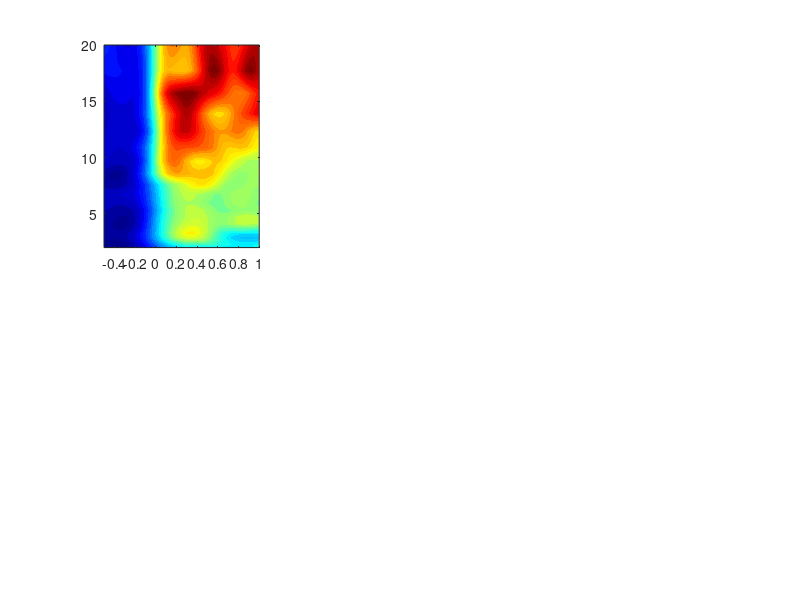

Here is the MATLAB script that generated this plot: (Note: this script raises an error after producing the figure.)
clear all;

% sampling rate
srate = 200;

% Define frequencies
freqs = 1 : 0.2 : 30;

% Number of trials
n_epochs = 200;

% time vector
time_vec = -0.8 : (1 / srate) : 1.8;

% Create simulated data (all amplitude 1)
d = zeros(length(freqs), length(time_vec), n_epochs / 2);
for e = 1 : n_epochs / 2
    for f = 1 : length(freqs)
        phase_offset = -pi + rand(1) * (pi - (-pi));
        d(f, :, e) = sin(2 * pi * freqs(f) * time_vec + phase_offset);
    end
end

% Copy data for two conditions
d = cat(3, d, d);

% Create tf-datasets with baseline differences
idx_1 = 1 : n_epochs / 2;
idx_2 = (n_epochs / 2) + 1 : n_epochs;
tf_data = d;
tf_data(:, time_vec < 0, idx_1) = tf_data(:, time_vec < 0, idx_1) .* 0.5;
tf_data(:, time_vec < 0, idx_2) = tf_data(:, time_vec < 0, idx_2) .* 1.5;

% Sum frequencies
tf_data = squeeze(sum(tf_data, 1));

% Set complex Morlet wavelet parameters
n_frq = 20;
frqrange = [2, 20];
tfres_range = [600, 300];

% Set wavelet time
wtime = -2 : 1 / srate : 2;

% Create wavelet frequencies and tapering Gaussian widths in temporal domain
tf_freqs = logspace(log10(frqrange(1)), log10(frqrange(2)), n_frq);
fwhmTs = logspace(log10(tfres_range(1)), log10(tfres_range(2)), n_frq);

% Init matrices for wavelets
cmw = zeros(length(tf_freqs), length(wtime));
cmwX = zeros(length(tf_freqs), length(wtime));

% Create the wavelets
for frq = 1 : length(tf_freqs)

    % Create wavelet with tapering gaussian corresponding to desired width in temporal domain
    cmw(frq, :) = exp(2 * 1i * pi * tf_freqs(frq) .* wtime) .* exp((-4 * log(2) * wtime.^2) ./ (fwhmTs(frq) / 1000)^2);

    % Normalize wavelet
    cmw(frq, :) = cmw(frq, :) ./ max(cmw(frq, :));

end

% Define time window of analysis
prune_times = [-0.5, 1]; 
tf_times = time_vec(dsearchn(time_vec', prune_times(1)) : dsearchn(time_vec', prune_times(2)));

% Init tf matrix
powcube = NaN(length(tf_freqs), length(time_vec), n_epochs);

% convolution length
convlen = length(time_vec) * n_epochs + size(cmw, 2) - 1;

% cmw to freq domain and scale
cmwX = zeros(length(tf_freqs), convlen);
for f = 1 : length(tf_freqs)
    cmwX(f, :) = fft(cmw(f, :), convlen);
    cmwX(f, :) = cmwX(f, :) ./ max(cmwX(f, :));
end

% Get TF-power
tmp = fft(reshape(tf_data, 1, []), convlen);
for f = 1 : length(tf_freqs)
    as = ifft(cmwX(f, :) .* tmp); 
    as = as(((size(cmw, 2) - 1) / 2) + 1 : end - ((size(cmw, 2) - 1) / 2));
    as = reshape(as, length(time_vec), n_epochs);
    powcube(f, :, :) = abs(as) .^ 2;   
end
   
% Cut edges
powcube = powcube(:, dsearchn(time_vec', prune_times(1)) : dsearchn(time_vec', prune_times(2)), :);

% Get condition general baseline values
ersp_bl = [-0.5, -0.2];
tmp = squeeze(mean(powcube, 3));
[~, blidx1] = min(abs(tf_times - ersp_bl(1)));
[~, blidx2] = min(abs(tf_times - ersp_bl(2)));
blvals = squeeze(mean(tmp(:, blidx1 : blidx2), 2));

% Calculate ersp
raw_1 = squeeze(mean(powcube(:, :, idx_1), 3));
raw_2 = squeeze(mean(powcube(:, :, idx_2), 3));
ersp_1 = 10 * log10(bsxfun(@rdivide, squeeze(mean(powcube(:, :, idx_1), 3)), blvals));
ersp_2 = 10 * log10(bsxfun(@rdivide, squeeze(mean(powcube(:, :, idx_2), 3)), blvals));

% Plot ersp
figure()

subplot(2, 3, 1)
contourf(tf_times, tf_freqs, raw_1, 40, 'linecolor','none')
colormap('jet')
clim([-6, 6])
colorbar()

subplot(2, 3, 2)
contourf(tf_times, tf_freqs, raw_2, 40, 'linecolor','none')
colormap('jet')
clim([-6, 6])
colorbar()

subplot(2, 3, 3)
contourf(tf_times, tf_freqs, raw_1 - raw_2, 40, 'linecolor','none')
colormap('jet')
clim([-6, 6])
colorbar()

subplot(2, 3, 4)
contourf(tf_times, tf_freqs, ersp_1, 40, 'linecolor','none')
colormap('jet')
clim([-6, 6])
colorbar()

subplot(2, 3, 5)
contourf(tf_times, tf_freqs, ersp_2, 40, 'linecolor','none')
colormap('jet')
clim([-6, 6])
colorbar()

subplot(2, 3, 6)
contourf(tf_times, tf_freqs, ersp_1 - ersp_2, 40, 'linecolor','none')
colormap('jet')
clim([-6, 6])
colorbar()